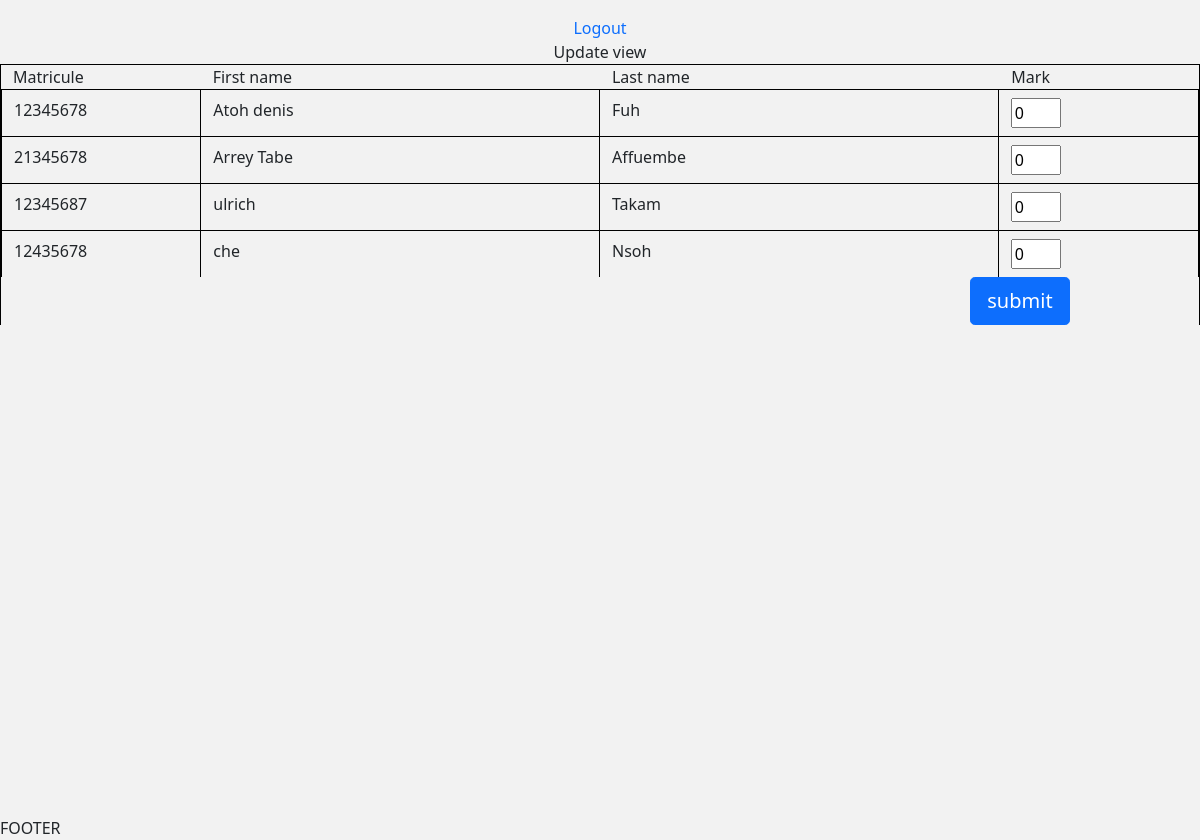
The page /my-courses/2/2/ (signed in) on the database as committed earlier.
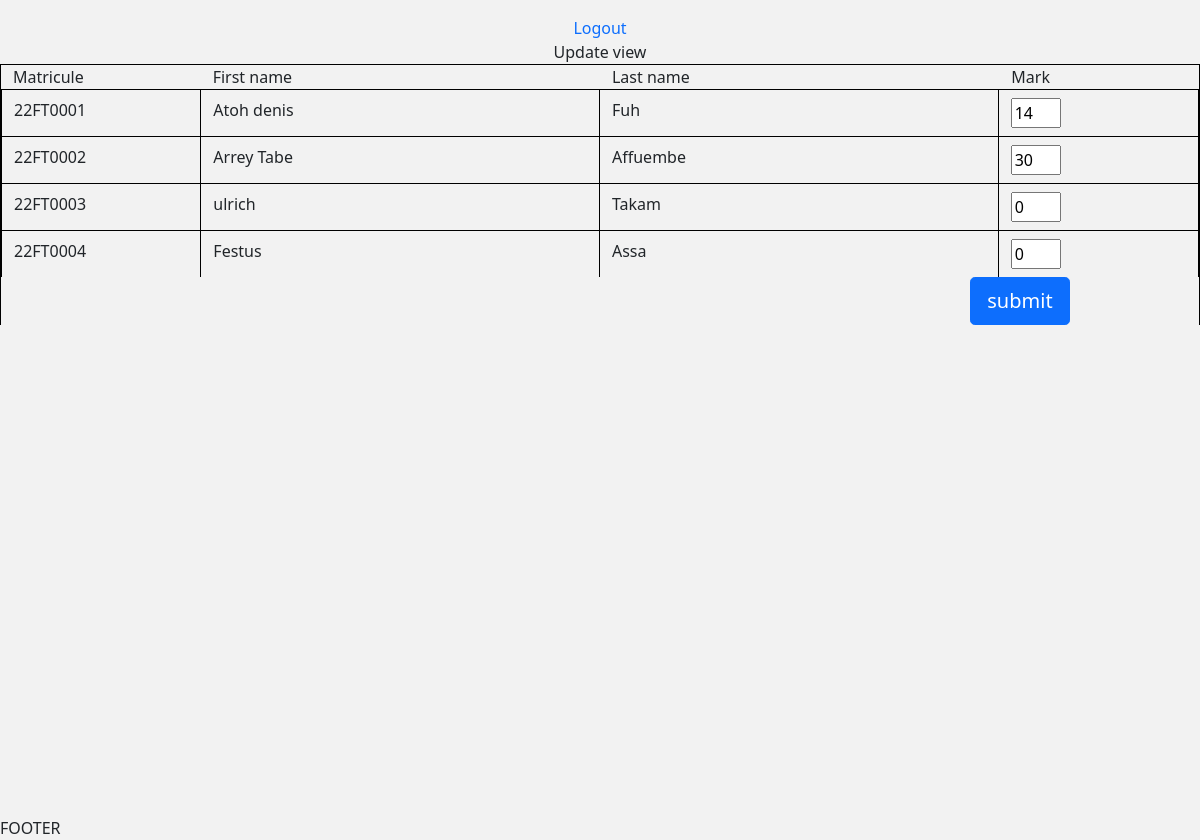
The same page on the database as committed later.
### marks/models.py (models this page shows, shortened)
class Mark(models.Model):
    student = models.ForeignKey(Student, on_delete=models.CASCADE)
    attendance = models.ForeignKey(Attendance, on_delete=models.CASCADE)
    course = models.ForeignKey(Course, on_delete=models.CASCADE)
    ca = models.IntegerField(verbose_name=" continuous assesment",default=0)
    exam = models.IntegerField(verbose_name="Exams assesment",default=0)
    resit = models.IntegerField(verbose_name="Resit",default=0)

### student/models.py (models this page shows, shortened)
class Student(models.Model):
    department = models.ForeignKey(Department, on_delete=models.CASCADE)
    first_name = models.CharField(max_length=32, verbose_name="First name")
    last_name = models.CharField(max_length=32, verbose_name="Last name")
    matricule_number = models.CharField(max_length=8, verbose_name="Matricule number", unique=True )
    date_of_birth = models.DateField(verbose_name="date of birth")
    email = models.EmailField(max_length=32, unique=True)
    institutional_email = models.EmailField(max_length=32, unique=True)
    created_at = models.DateTimeField(auto_now_add=True)
    updated_at = models.DateTimeField(auto_now=True)

### teacher/views.py (the view, shortened to what this page needs)
# urls.py: path('my-courses/<int:course_id>/<int:id>/',views.render_update_marks,name='show-marks'),
@login_required(login_url="/login")
def render_update_marks(request,course_id, id=None):
   exam_type = None
   if id == 1:
       exam_type = 'ca'
   elif id == 2:
       exam_type = 'exam'
   else:
       exam_type = 'resit'
   if  request.user.is_authenticated == False:
       return redirect('login')
   context = {}
   student_marks = []
   current_date = datetime.datetime.now()
   attendance_date_arr = []
   attendance_dates = Attendance.objects.filter(course_id=course_id,
   date__contains=str(current_date)[:4])
   for attendance_date in attendance_dates:
       attendance_date_arr.append(attendance_date.id)
       student_marks.append(Mark.objects.get(attendance_id=attendance_date.id,
course_id=course_id))
       markFormSet = modelformset_factory(Mark, fields = [f"{exam_type}"])
       form = markFormSet(queryset=Mark.objects.filter(attendance_id__in = attendance_date_arr))
   context['student_marks'] = student_marks
   context['form'] = form
   context['course_id'] = course_id
   context['id'] = id
   return render(request, 'teacher/display_marks.html',context)

### teacher/templates/teacher/display_marks.html (shortened to what this page needs)
{% extends 'base.html' %}
{% block content %}
{% include 'snippets/header.html' %}
		<div class="text-center">Update view</div>
        <div class="container-fluid">
            <div class="row">
                <div class="col-2">
                    <div>
                        Matricule
                    </div>
                </div>
                <div class="col-4">
                    <div>
                    First name
                    </div>
                </div>
                <div class="col-4">
                    <div>
                    Last name
                    </div>
                </div>
                <div class="col-1">
                    <div>
                        Mark
                    </div>
                </div>
                <form action={% url 'show-marks' course_id id  %} method="POST"> {% csrf_token %}
                {% for marks in student_marks %}
                {% for f in form %}
                {% if forloop.counter == forloop.parentloop.counter %}
                <div class="row">
                <div class="col-2 py-2 border-r">
                    <div> {{marks.student.matricule_number}} </div>
                </div>
                <div class="col-4 py-2 border-r">
                    <div> {{marks.student.first_name}} </div>
                </div>
                <div class="col-4 py-2 border-r">
                    <div> {{marks.student.last_name}} </div>
                </div>
                <div class="col-1 py-2">
                        {{f}}
                </div>
            </div>
                {% endif %}
                {% endfor %}
                {% endfor %}
                <button class="btn btn-lg btn-primary bt-submit">submit</button>
            </form>
            </div>
        </div>
{% endblock content %}

### templates/base.html (shortened to what this page needs)
<!DOCTYPE html>
<html lang=en>
<head>
<link href="https://cdn.jsdelivr.net/npm/bootstrap@5.1.3/dist/css/bootstrap.min.css" rel="stylesheet">
</head>
<body>
<div class="main">
	{% block content %}
	{% endblock content %}
</div>
{% include 'snippets/footer.html' %}
</body>
</html>

### templates/snippets/header.html
<div class="d-flex justify-content-center mt-3">
	{% if request.user.is_authenticated == False %}
	<div><a href="{% url 'register' %}" class="text-decoration-none"> Register</a></div>
	<div class="mx-3"><a href="{% url 'login' %}" class="text-decoration-none"> Login</a></div>
	{%else%}
	<div><a href="{% url 'logout' %}" class="text-decoration-none"> Logout</a></div>
	{% endif %}
</div>

### templates/snippets/footer.html
<div>
	FOOTER
</div>

### templates/snippets/base_css.html (style rules this page uses)
body { background-color: #f2f2f2; font-family: "Segoe UI"; font-weight: 380; }
:root { --main-background-color: #f2f2f2; --dark-background-color: #a2a2a2; --secondary-text-color: #808080; --light-primary-text-color: #0080ff; }

### templates/base.html (style rules this page uses)
.main { min-height: 100vh; height: 100%; }

### teacher/templates/teacher/display_marks.html (style rules this page uses)
.bt-submit { float: right; margin-right: 10%; }
input { width: 50px; }
.border-r { border-right: 1px solid black; }
.row { border: 1px solid black; border-bottom: none; }

Rows that differ between the two databases and show on the page:
removed Mark: student.matricule_number "12345678", student.first_name "Atoh denis", student.last_name "Fuh", form "0"
removed Mark: student.matricule_number "21345678", student.first_name "Arrey Tabe", student.last_name "Affuembe", form "0"
removed Mark: student.matricule_number "12345687", student.first_name "ulrich", student.last_name "Takam", form "0"
removed Mark: student.matricule_number "12435678", student.first_name "che", student.last_name "Nsoh", form "0"
added Mark: student.matricule_number "22FT0001", student.first_name "Atoh denis", student.last_name "Fuh", form "14"
added Mark: student.matricule_number "22FT0002", student.first_name "Arrey Tabe", student.last_name "Affuembe", form "30"
added Mark: student.matricule_number "22FT0003", student.first_name "ulrich", student.last_name "Takam", form "0"
added Mark: student.matricule_number "22FT0004", student.first_name "Festus", student.last_name "Assa", form "0"
